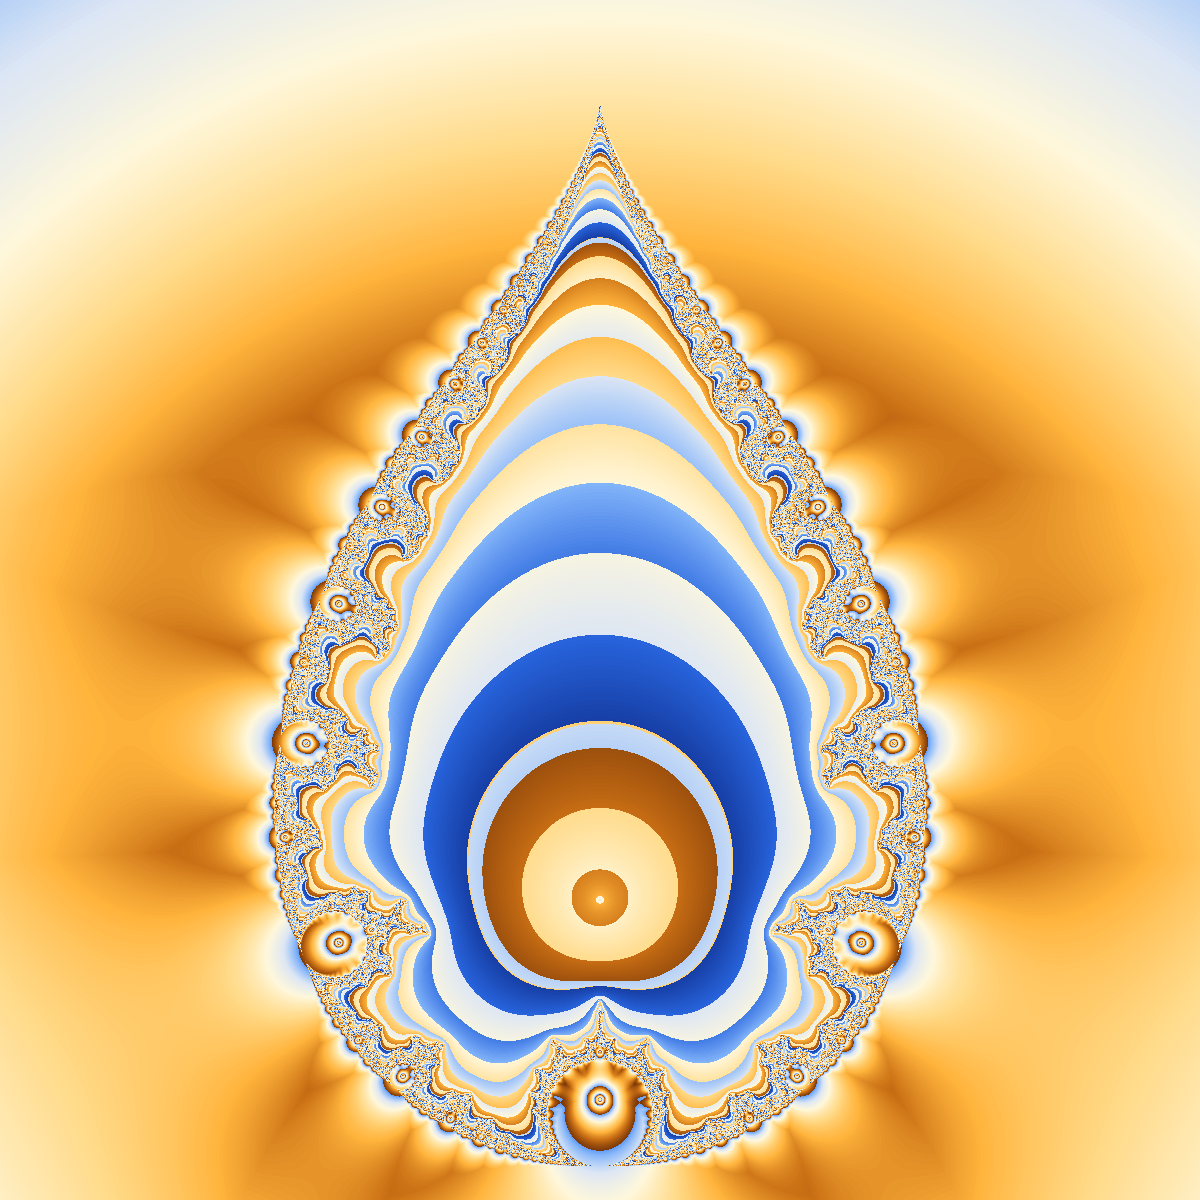

This chart was generated by the following Python code:
#!/usr/bin/env python3
"""
逆M_梯度向外棋盘渲染
====================
核心: 用迭代梯度方向做向外辐射
      梯度∇ic指向iter增加(=水滴内部)
      -∇ic指向水滴外部 → 正确的向外辐射方向!
"""
import numpy as np, os, sys, math, time
from PIL import Image
from scipy.ndimage import gaussian_filter

OUT_DIR = os.path.dirname(os.path.abspath(__file__))
RES = 1200; MAX_ITER = 400; R2 = 2500; ALPHA = -1.0

# LUT: 蓝→白→金
def make_lut():
    stops=[[5,10,50],[15,45,140],[40,100,220],[130,180,250],[220,230,245],
           [255,248,220],[255,220,140],[255,180,60],[200,110,20],[120,55,8]]
    lut=np.zeros((256,3),dtype=np.uint8);sn=len(stops)-1
    for i in range(256):
        t=i/255*sn;k=min(int(t),sn-1);f=t-k
        for c in range(3):lut[i,c]=int(stops[k][c]*(1-f)+stops[k+1][c]*f)
    return lut
LUT=make_lut()

print(f"[1/3] 逆M迭代 {RES}x{RES}")
t0=time.time()
xs=np.linspace(-3.0,3.0,RES,dtype=np.float64)
ys=np.linspace(-1.5,4.5,RES,dtype=np.float64)
X,Y=np.meshgrid(xs,ys);C=Y+1j*X
rC=np.abs(C);rC=np.maximum(rC,1e-13);thC=np.angle(C)
rp=np.power(rC,ALPHA);aa=ALPHA*thC;cr=rp*np.cos(aa);ci=rp*np.sin(aa)
Zr=np.zeros_like(cr);Zi=np.zeros_like(ci)
ic=np.full(C.shape,MAX_ITER,dtype=np.int32)
trap=np.full(C.shape,1e30,dtype=np.float64);al=np.ones(C.shape,dtype=bool)
for n in range(MAX_ITER):
    if not al.any():break
    zr=Zr[al];zi=Zi[al];er=cr[al];ei=ci[al]
    nzr=zr*zr-zi*zi+er;nzi=2*zr*zi+ei
    Zr[al]=nzr;Zi[al]=nzi
    m2=nzr*nzr+nzi*nzi
    trap[al]=np.minimum(trap[al],m2)
    esc=m2>R2;ic[al]=np.where(esc,n,ic[al]);al[al]=~esc
print(f"  iter:[{ic.min()},{ic.max()}]  {time.time()-t0:.1f}s")

# ── 梯度: ic的梯度指向水滴内部, 反向=向外 ──
print("[2/3] 梯度方向+着色...")
t0=time.time()
ic_float=ic.astype(np.float64)
gy,gx=np.gradient(ic_float)     # gy=∂ic/∂Y(Re), gx=∂ic/∂X(Im)

interior=ic>=MAX_ITER;exterior=~interior

# 内部: orbit trap
v_arr=np.zeros(C.shape,dtype=np.float64)
with np.errstate(invalid='ignore',divide='ignore'):
    v_int=(np.log(trap[interior]+1e-9)*0.55)%1.0
    v_arr[interior]=0.3+0.7*v_int

# 外部: 平滑 ×0.1
Zr_e=Zr[exterior];Zi_e=Zi[exterior];ic_e=ic[exterior]
nu=np.log2(np.log(np.maximum(Zr_e*Zr_e+Zi_e*Zi_e,1e-30))/2/math.log(2))/math.log(2)
v_smooth=((ic_e+1-nu)*0.1)%1.0

# ★ 梯度向外方向 ★
# 梯度(-gy,-gx)指向水滴外部
gx_e=-gx[exterior];gy_e=-gy[exterior]

# 16扇区射线
N_RAYS=16
ray_arg=np.arctan2(gx_e,gy_e)     # 梯度方向角
ray_idx=np.floor((ray_arg+math.pi)/(2*math.pi)*N_RAYS).astype(int)%N_RAYS
ray_parity=(ray_idx%2)==0
iter_parity=(ic_e%2)==1
checker=np.where(iter_parity,~ray_parity,ray_parity)

# 深蓝↔浅蓝
v_base=v_smooth
v_arr[exterior]=np.where(checker,
    0.15+0.55*v_base,     # 深蓝端
    0.40+0.55*v_base)     # 浅蓝端

# 映射到LUT
img=np.zeros((RES,RES,3),dtype=np.uint8)
vi=(v_arr*255).astype(np.int32)%256
for c in range(3):img[:,:,c]=LUT[vi,c]
img=img[::-1,:,:]  # 实轴朝下
print(f"  {time.time()-t0:.1f}s")

# 保存
print("[3/3] 保存...")
out=os.path.join(OUT_DIR,"逆M_梯度向外棋盘.png")
Image.fromarray(img,'RGB').save(out)
print(f"  → {out}  ({os.path.getsize(out)/1024:.0f}KB)")
